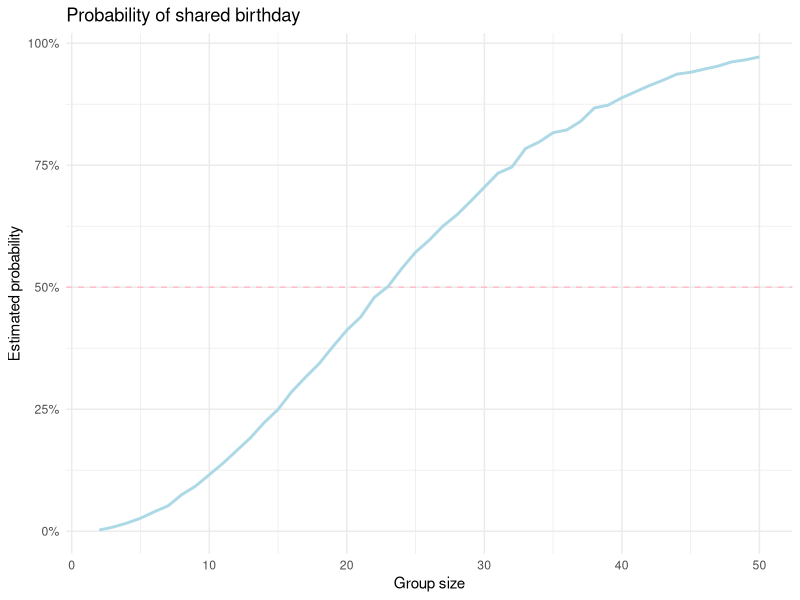

The R source for this figure:
## ---- chunk 1
knitr::opts_chunk$set(echo = TRUE)
## ---- chunk 2
shared_birthday = function(n){
  birthday = sample(1:365, size = n, replace = TRUE)
  any(duplicated(birthday))
}
## ---- chunk 3
set.seed(1)
birthday_result = tibble::tibble(
  group_size = 2:50,
  probability = purrr::map_dbl(group_size,\(n) mean(replicate(10000, shared_birthday(n)))
  )
)
## ---- chunk 4
ggplot2::ggplot(
  birthday_result,
  ggplot2::aes(x = group_size, y = probability)
) +
  ggplot2::geom_hline(yintercept = 0.5, linetype = "dashed", color = "pink") +
  ggplot2::geom_line(color = "lightblue", linewidth = 1) +
  ggplot2::scale_y_continuous(labels = scales::label_percent()) +
  ggplot2::labs(
    title = "Probability of shared birthday",
    x = "Group size",
    y = "Estimated probability"
  ) +
  ggplot2::theme_minimal()
